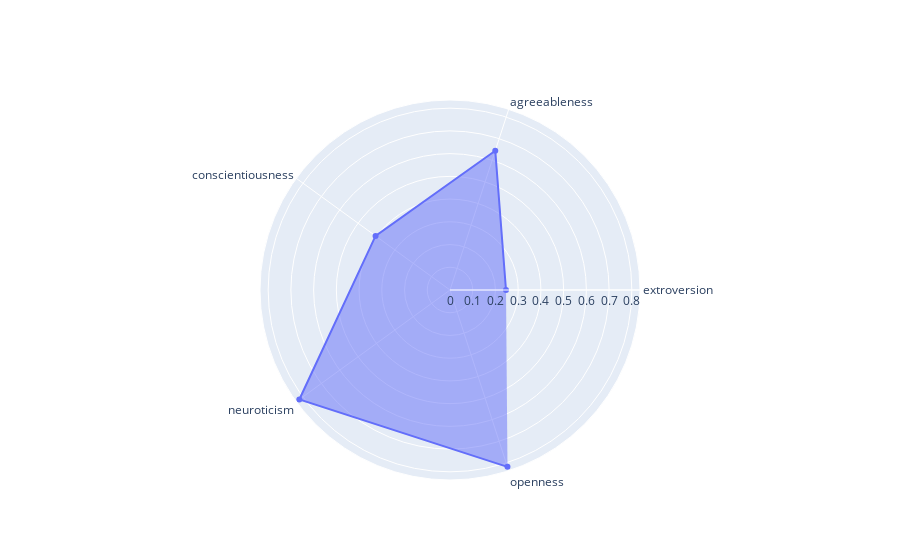
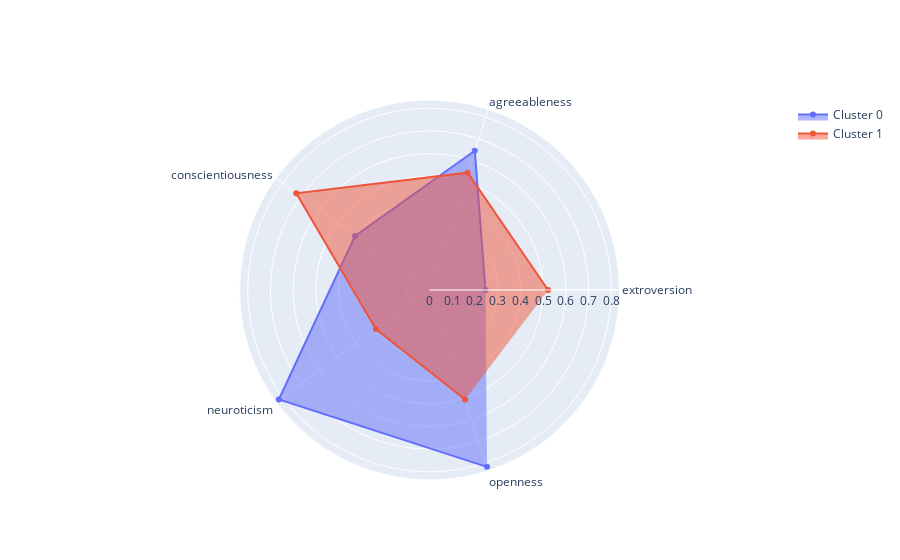
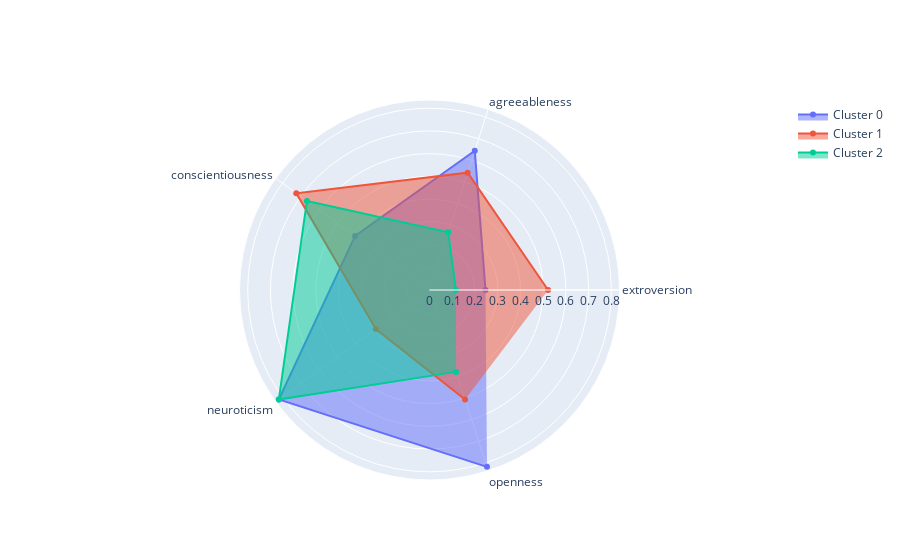
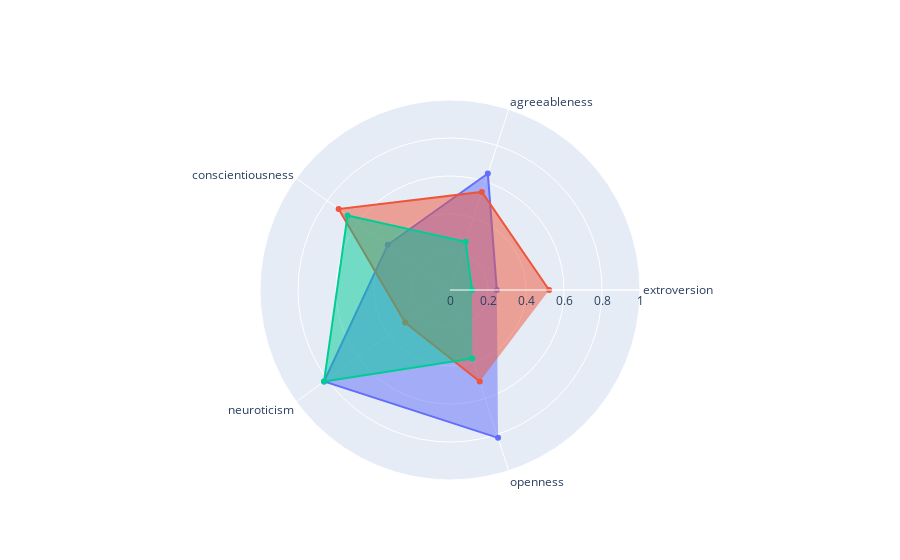

These figures' notebook cell, in order:
### Code cell
categories = scaled_data_sums.columns[:-1]

fig = go.Figure()

fig.add_trace(go.Scatterpolar(
      r=list(scaled_data_sums[scaled_data_sums['clusters'] == 0].mean()),
      theta=categories,
      fill='toself',
      name='Cluster 0'
))
fig.add_trace(go.Scatterpolar(
      r=list(scaled_data_sums[scaled_data_sums['clusters'] == 1].mean()),
      theta=categories,
      fill='toself',
      name='Cluster 1'  
))
fig.add_trace(go.Scatterpolar(
      r=list(scaled_data_sums[scaled_data_sums['clusters'] == 2].mean()),
      theta=categories,
      fill='toself',
      name='Cluster 2'
))

fig.update_layout(
  polar=dict(
    radialaxis=dict(
      visible=True,
      range=[0, 1]
    )),
  showlegend=False
)

fig.show()

### Figure 1 — Plotly figure (JSON) as saved in the notebook; plotly's stock layout.template omitted (floating-point values rounded to 4 significant figures)
{"data": [{"fill": "toself", "name": "Cluster 0", "r": [0.2464, 0.6444, 0.4048, 0.8194, 0.8182, 0], "theta": ["extroversion", "agreeableness", "conscientiousness", "neuroticism", "openness"], "type": "scatterpolar"}], "layout": {}}

### Figure 2 — Plotly figure (JSON) as saved in the notebook; plotly's stock layout.template omitted (floating-point values rounded to 4 significant figures)
{"data": [{"fill": "toself", "name": "Cluster 0", "r": [0.2464, 0.6444, 0.4048, 0.8194, 0.8182, 0], "theta": ["extroversion", "agreeableness", "conscientiousness", "neuroticism", "openness"], "type": "scatterpolar"}, {"fill": "toself", "name": "Cluster 1", "r": [0.5217, 0.5429, 0.7245, 0.2917, 0.5065, 1], "theta": ["extroversion", "agreeableness", "conscientiousness", "neuroticism", "openness"], "type": "scatterpolar"}], "layout": {}}

### Figure 3 — Plotly figure (JSON) as saved in the notebook; plotly's stock layout.template omitted (floating-point values rounded to 4 significant figures)
{"data": [{"fill": "toself", "name": "Cluster 0", "r": [0.2464, 0.6444, 0.4048, 0.8194, 0.8182, 0], "theta": ["extroversion", "agreeableness", "conscientiousness", "neuroticism", "openness"], "type": "scatterpolar"}, {"fill": "toself", "name": "Cluster 1", "r": [0.5217, 0.5429, 0.7245, 0.2917, 0.5065, 1], "theta": ["extroversion", "agreeableness", "conscientiousness", "neuroticism", "openness"], "type": "scatterpolar"}, {"fill": "toself", "name": "Cluster 2", "r": [0.1159, 0.2667, 0.6667, 0.8194, 0.3788, 2], "theta": ["extroversion", "agreeableness", "conscientiousness", "neuroticism", "openness"], "type": "scatterpolar"}], "layout": {}}

### Figure 4 — Plotly figure (JSON) as saved in the notebook; plotly's stock layout.template omitted (floating-point values rounded to 4 significant figures)
{"data": [{"fill": "toself", "name": "Cluster 0", "r": [0.2464, 0.6444, 0.4048, 0.8194, 0.8182, 0], "theta": ["extroversion", "agreeableness", "conscientiousness", "neuroticism", "openness"], "type": "scatterpolar"}, {"fill": "toself", "name": "Cluster 1", "r": [0.5217, 0.5429, 0.7245, 0.2917, 0.5065, 1], "theta": ["extroversion", "agreeableness", "conscientiousness", "neuroticism", "openness"], "type": "scatterpolar"}, {"fill": "toself", "name": "Cluster 2", "r": [0.1159, 0.2667, 0.6667, 0.8194, 0.3788, 2], "theta": ["extroversion", "agreeableness", "conscientiousness", "neuroticism", "openness"], "type": "scatterpolar"}], "layout": {"polar": {"radialaxis": {"range": [0, 1], "visible": true}}, "showlegend": false}}
